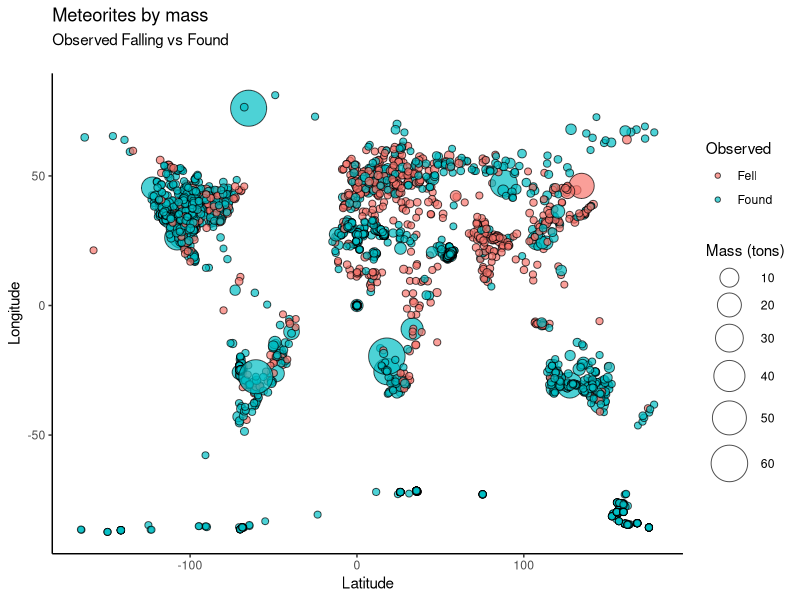
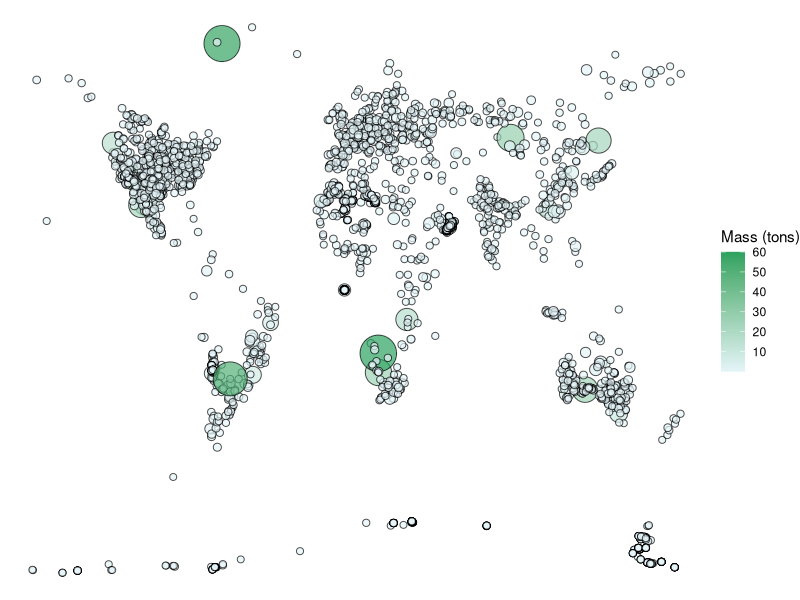
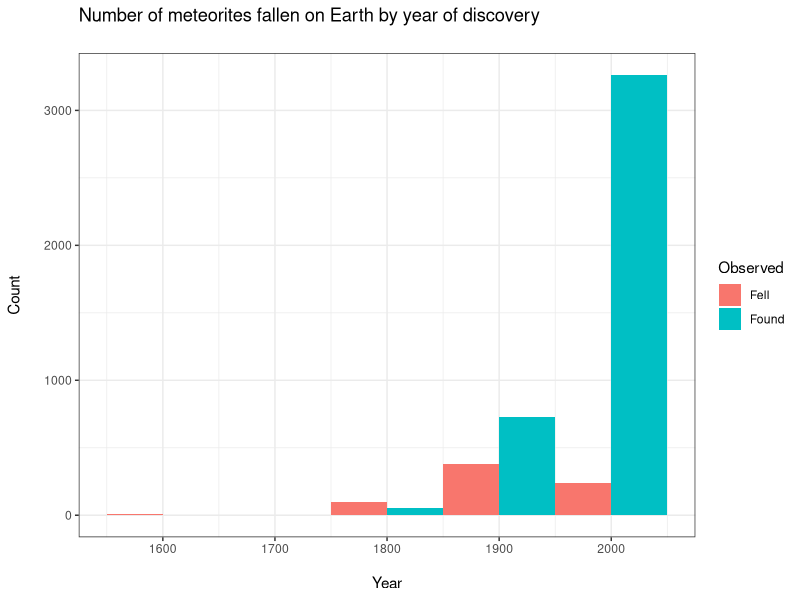

These figures' R source, in order:
## ---- chunk 1
library(tidyverse)
library(viridis)
library(here)

meteorites <- read_csv(here("data/clean_data/meteorites.csv"))
## ---- chunk 2
meteorites %>% 
  mutate(mass_g = mass_g/1000000) %>% 
ggplot()+
  aes(x = longitude, y = latitude, fill = fall, size = mass_g)+
  geom_point(alpha = 0.7, shape = 21, colour = "black")+
  scale_size(range = c(2, 12), name = "Mass (tons)")+
  labs(fill = "Observed",
       title = "Meteorites by mass",
       subtitle = "Observed Falling vs Found\n",
       x = "Latitude",
       y = "Longitude")+
  theme_classic()
## ---- chunk 3
meteorites %>% 
  mutate(mass_g = mass_g/1000000) %>% 
ggplot()+
  aes(x = longitude, y = latitude, fill = mass_g, size = mass_g)+
  geom_point(alpha = 0.7, shape = 21, colour = "black")+
  scale_size(range = c(2, 12), name = "Mass (tons)")+
  scale_fill_gradient(low = "#e5f5f9", high = "#2ca25f")+
  labs(fill = "Mass (tons)")+
  guides(size = F)+
  theme_void() + # theme_classic()
  #theme(legend.position = "bottom") +
  ylab("Longitude") +
  xlab("Latitude") #+
  #theme(legend.position = "none")
## ---- chunk 4
ggplot(meteorites)+
  aes(x = year, fill = fall)+
  geom_histogram(position = "dodge", binwidth = 100)+
  theme_bw()+
  labs(fill = "Observed",
       x = "\nYear",
       y = "Count\n",
       title = "Number of meteorites fallen on Earth by year of discovery\n")
